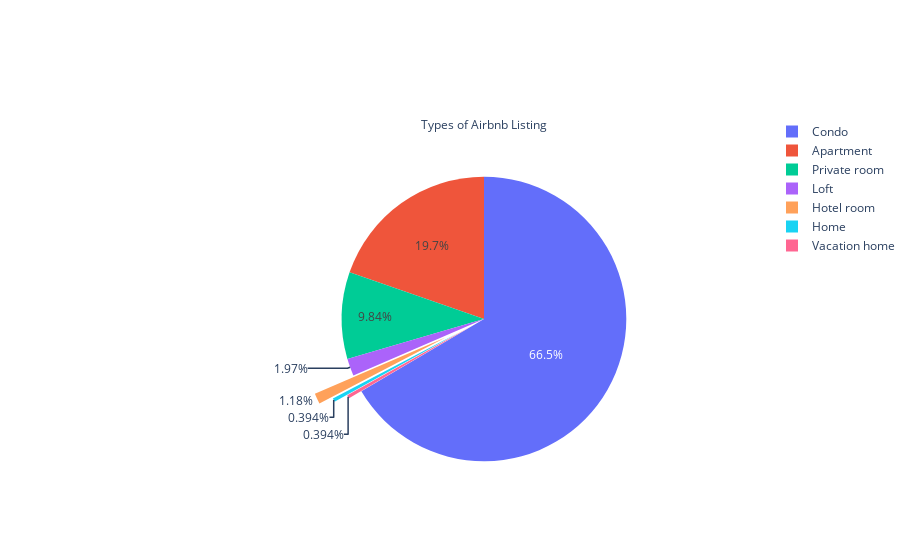

Notebook cell for this chart:
### Markdown cell above
## Types of Airbnb Listing Pie Chart

### Code cell
type_values = dfUNIQUE.Type_of_Airbnb_Listing.value_counts().values
type_labels = dfUNIQUE.Type_of_Airbnb_Listing.value_counts().index
type_pie = go.Figure(data=[go.Pie(labels=type_labels, values=type_values,  title='Types of Airbnb Listing', pull=[0, 0, 0, 0, 0.3, 0.2, 0.1])])
type_pie.update_layout(margin=dict(t=0, b=0, l=0, r=0))
type_pie.show()

### Figure 1 — Plotly figure (JSON) as saved in the notebook; plotly's stock layout.template omitted (floating-point values rounded to 4 significant figures)
{"data": [{"labels": ["Condo", "Apartment", "Private room", "Loft", "Hotel room", "Home", "Vacation home"], "pull": [0, 0, 0, 0, 0.3, 0.2, 0.1], "title": {"text": "Types of Airbnb Listing"}, "type": "pie", "values": [169, 50, 25, 5, 3, 1, 1]}], "layout": {"autosize": true, "margin": {"b": 0, "l": 0, "r": 0, "t": 0}}}
